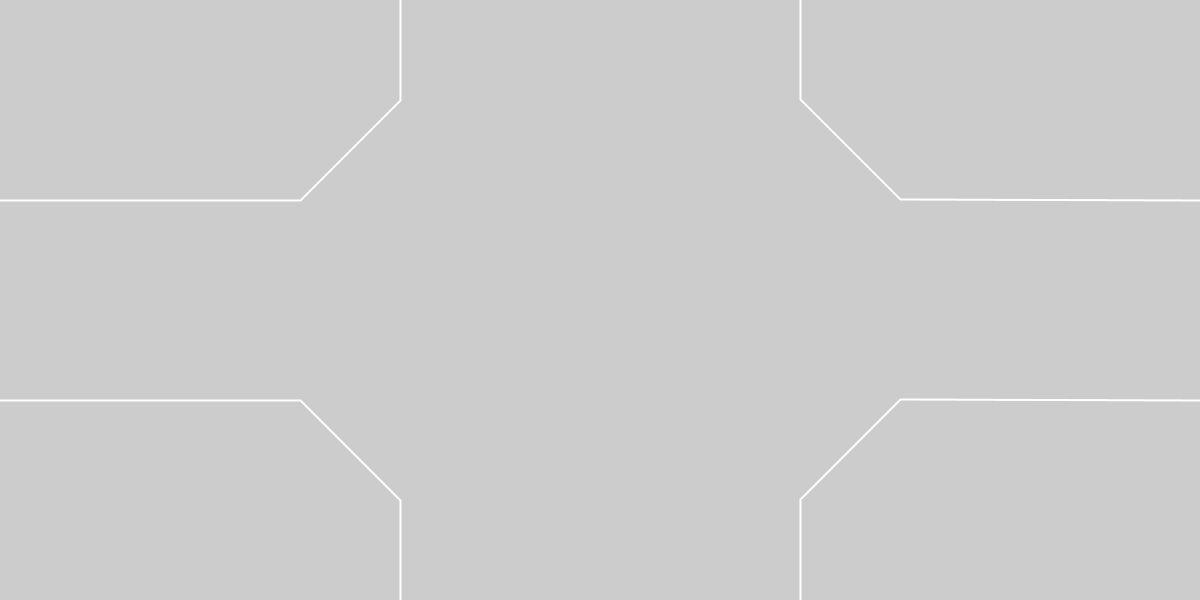
Frame 1 (no input)
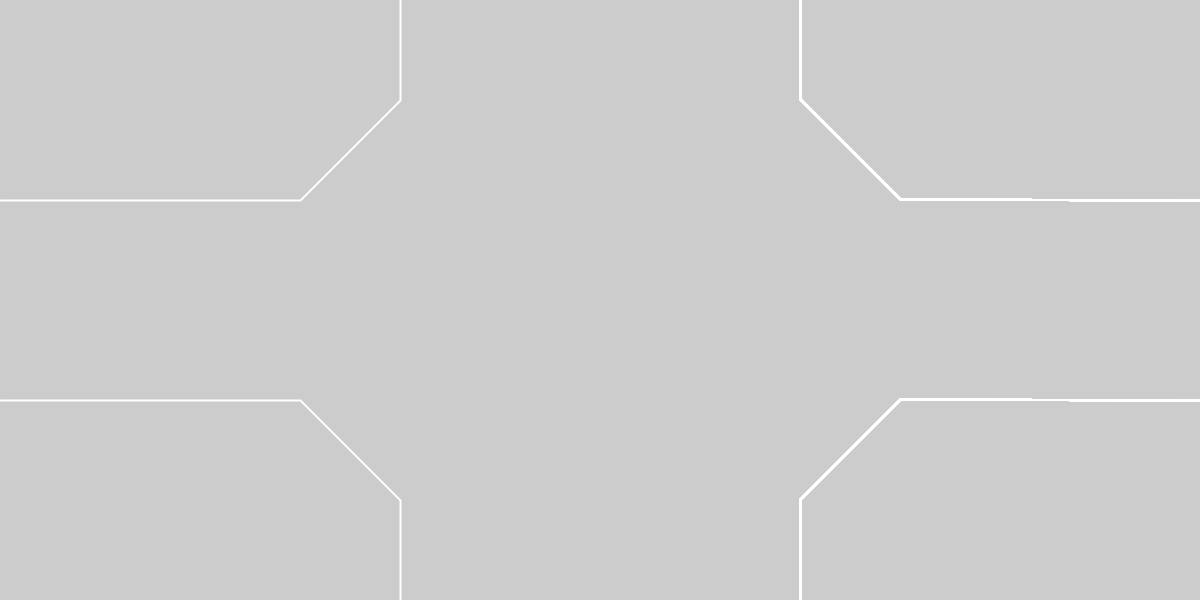
Frame 60 (the mouse pressed at the canvas centre just before this capture)
Frame 120 (the mouse held since frame 60 and released just before this capture): identical to frame 60, image omitted

The Processing sketch that drew these frames (run headless with seeded random() and noise(); from frame 60 on, the mouse is pressed at the canvas centre):

// Processing sketch: createShape_Grid
// ── createShape_Grid.pde
void setup()
{
  size(1200, 600);
  create(); 
  shape(shape1, 0, 0);
  shape(shape2, 0, 0);
}

PShape shape1;
PShape shape2;

void draw()
{
  render();
}

void create()
{
  shape1 = createShape();
  shape1.beginShape();
  shape1.stroke(255);
  shape1.noFill();
  shape1.strokeWeight(2);
  shape1.vertex(width/3, 0);
  shape1.vertex(width/3, height/6);
  shape1.vertex(width/3, height/6);
  shape1.vertex(width/4, height/3);
  shape1.vertex(width/4, height/3);
  shape1.vertex(0, height/3);
  shape1.endShape();
  
  shape2 = createShape();
  shape2.beginShape();
  shape2.stroke(255);
  shape2.noFill();
  shape2.strokeWeight(2);
  shape2.vertex(0, height-height/3);
  shape2.vertex(width/4, height-height/3);
  shape2.vertex(width/4, height-height/3);
  shape2.vertex(width/3, height-height/6);
  shape2.vertex(width/3, height-height/6);
  shape2.vertex(width/3, height);
  shape2.endShape();
} 

void render()
{
  pushMatrix();
  translate(width, height);
  rotate(PI);
  shape(shape1, 0, 0);
  shape(shape2, 0, 0);
  popMatrix();
} 
